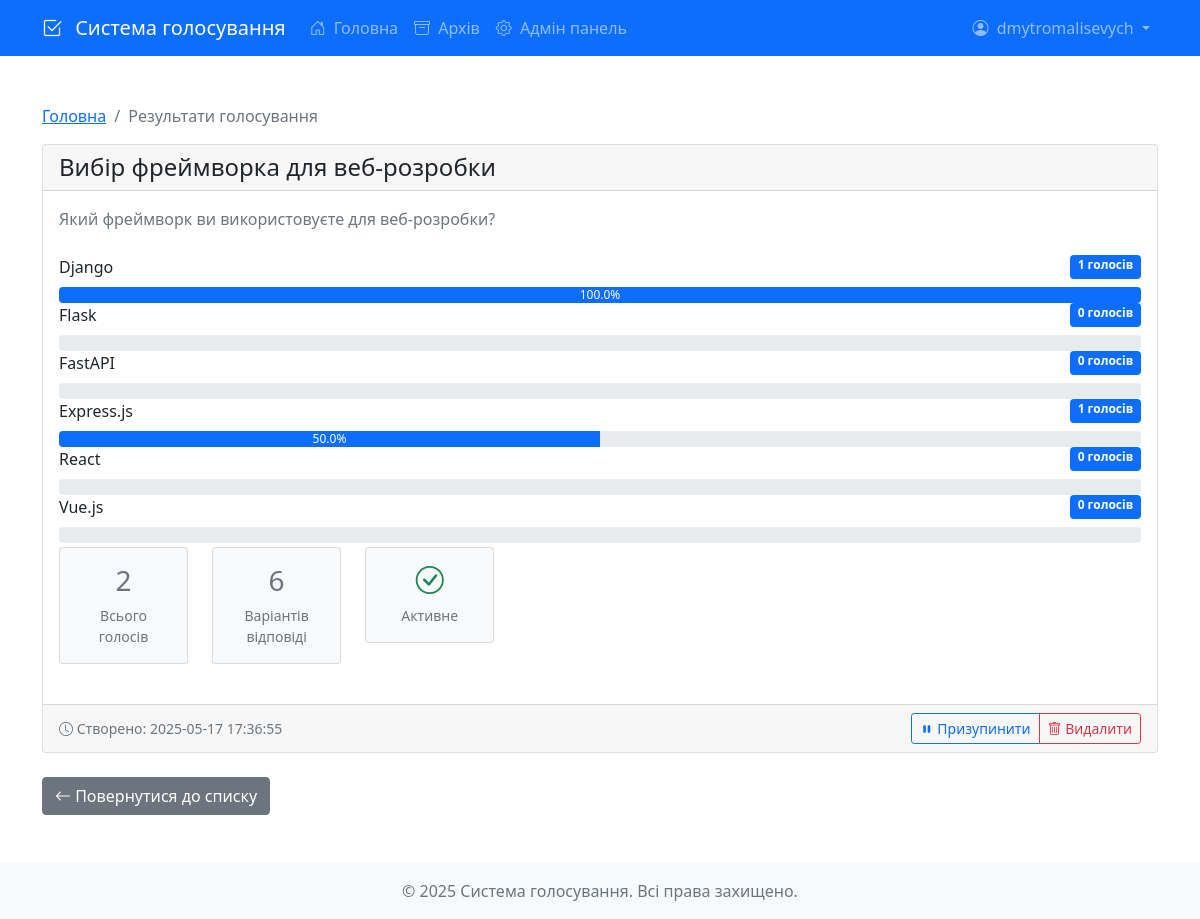
The app's page /poll/9/results (signed in) with its own data.
### src/database/models.py (models this page shows)
class User(Base):
    __tablename__ = "users"
    id = Column(Integer, primary_key=True, index=True)
    username = Column(String, unique=True, index=True)
    email = Column(String, unique=True, index=True)
    password_hash = Column(String)
    is_active = Column(Boolean, default=True)
    is_admin = Column(Boolean, default=False)
    created_at = Column(DateTime, default=datetime.utcnow)
    votes = relationship("Vote", back_populates="user")
    polls_created = relationship("Poll", back_populates="creator")

class Poll(Base):
    __tablename__ = "polls"
    id = Column(Integer, primary_key=True, index=True)
    title = Column(String, index=True)
    description = Column(String, nullable=True)
    created_at = Column(DateTime, default=datetime.utcnow)
    ends_at = Column(DateTime, nullable=True)
    is_active = Column(Boolean, default=True)
    created_by = Column(Integer, ForeignKey("users.id"))
    creator = relationship("User", back_populates="polls_created")
    options = relationship("PollOption", back_populates="poll", cascade="all, delete-orphan")
    votes = relationship("Vote", back_populates="poll")

class PollOption(Base):
    __tablename__ = "poll_options"
    id = Column(Integer, primary_key=True, index=True)
    poll_id = Column(Integer, ForeignKey("polls.id"))
    text = Column(String)
    votes_count = Column(Integer, default=0)
    poll = relationship("Poll", back_populates="options")
    votes = relationship("Vote", back_populates="option")

### src/main.py (the view)
@app.get("/poll/{poll_id}/results")
async def poll_results(request: Request, poll_id: int, db: Session = Depends(get_db)):
    try:
        poll = db.query(Poll).filter(Poll.id == poll_id).first()
        if not poll:
            raise HTTPException(status_code=404, detail="Голосування не знайдено")
        options_with_votes = []
        total_votes = 0
        for option in poll.options:
            votes_count = db.query(Vote).filter(Vote.option_id == option.id).count()
            total_votes += votes_count
            options_with_votes.append({
                "id": option.id,
                "text": option.text,
                "votes": votes_count,
                "percentage": round((votes_count / total_votes * 100) if total_votes > 0 else 0, 1)
            })
        return templates.TemplateResponse(
            "poll_results.html",
            {
                "request": request,
                "poll": poll,
                "options": options_with_votes,
                "total_votes": total_votes,
                "current_user": await get_current_user(request)
            }
        )
    except HTTPException:
        raise
    except Exception as e:
        logger.error(f"Error showing poll results: {str(e)}")
        raise HTTPException(status_code=500, detail=str(e))

### src/templates/poll_results.html (shortened to what this page needs)
{% extends "base.html" %}
{% block content %}
<div class="container mt-4">
    <nav aria-label="breadcrumb">
        <ol class="breadcrumb">
            <li class="breadcrumb-item"><a href="/">Головна</a></li>
            <li class="breadcrumb-item active">Результати голосування</li>
        </ol>
    </nav>
    <div class="card mb-4">
        <div class="card-header">
            <h4 class="mb-0">{{ poll.title }}</h4>
        </div>
        <div class="card-body">
            {% if poll.description %}
            <p class="text-muted mb-4">{{ poll.description }}</p>
            {% endif %}
            <div class="results-container">
                {% for option in options %}
                <div class="poll-result">
                    <div class="d-flex justify-content-between mb-2">
                        <span>{{ option.text }}</span>
                        <span class="badge bg-primary">{{ option.votes }} голосів</span>
                    </div>
                    <div class="progress">
                        <div class="progress-bar"
                             role="progressbar"
                             data-width="{{ '{:.1f}'.format(option.percentage) }}"
                             aria-valuenow="{{ '{:.1f}'.format(option.percentage) }}"
                             aria-valuemin="0"
                             aria-valuemax="100">
                            {{ '{:.1f}'.format(option.percentage) }}%
                        </div>
                    </div>
                </div>
                {% endfor %}
            </div>
            <div class="poll-stats">
                <div class="row g-4">
                    <div class="col-md-4">
                        <div class="card bg-light">
                            <div class="card-body text-center">
                                <h3>{{ total_votes }}</h3>
                                <p class="text-muted mb-0">Всього голосів</p>
                            </div>
                        </div>
                    </div>
                    <div class="col-md-4">
                        <div class="card bg-light">
                            <div class="card-body text-center">
                                <h3>{{ options|length }}</h3>
                                <p class="text-muted mb-0">Варіантів відповіді</p>
                            </div>
                        </div>
                    </div>
                    <div class="col-md-4">
                        <div class="card bg-light">
                            <div class="card-body text-center">
                                <h3>
                                    <i class="bi {% if poll.is_active %}bi-check-circle text-success{% else %}bi-x-circle text-danger{% endif %}"></i>
                                </h3>
                                <p class="text-muted mb-0">
                                    {% if poll.is_active %}Активне{% else %}Закрите{% endif %}
                                </p>
                            </div>
                        </div>
                    </div>
                </div>
            </div>
        </div>
        <div class="card-footer">
            <div class="d-flex justify-content-between align-items-center">
                <small class="text-muted">
                    <i class="bi bi-clock"></i>
                    Створено: {{ poll.created_at.strftime('%Y-%m-%d %H:%M:%S') }}
                </small>
                {% if current_user and current_user.is_admin %}
                <div class="btn-group">
                    <button class="btn btn-sm btn-outline-primary"
                            data-poll-id="{{ poll.id }}"
                            onclick="togglePollStatus(this)">
                        {% if poll.is_active %}
                        <i class="bi bi-pause-fill"></i> Призупинити
                        {% else %}
                        <i class="bi bi-play-fill"></i> Відновити
                        {% endif %}
                    </button>
                    <button class="btn btn-sm btn-outline-danger"
                            data-poll-id="{{ poll.id }}"
                            onclick="confirmDelete(this)">
                        <i class="bi bi-trash"></i> Видалити
                    </button>
                </div>
                {% endif %}
            </div>
        </div>
    </div>
    <div class="mb-4">
        <a href="/" class="btn btn-secondary">
            <i class="bi bi-arrow-left"></i> Повернутися до списку
        </a>
    </div>
</div>
{% endblock %}

### src/templates/base.html (shortened to what this page needs)
<!DOCTYPE html>
<html lang="uk">
<head>
    <link href="https://cdn.jsdelivr.net/npm/bootstrap@5.1.3/dist/css/bootstrap.min.css" rel="stylesheet">
    <link rel="stylesheet" href="https://cdn.jsdelivr.net/npm/bootstrap-icons@1.8.1/font/bootstrap-icons.css">
    <link rel="stylesheet" href="{{ url_for('static', path='styles.css') }}">
    <link href="{{ url_for('static', path='styles.css') }}" rel="stylesheet">
</head>
<body>
    <nav class="navbar navbar-expand-lg navbar-dark bg-primary">
        <div class="container">
            <a class="navbar-brand" href="/">
                <i class="bi bi-check2-square me-2"></i>
                Система голосування
            </a>
            <div class="collapse navbar-collapse" id="navbarNav">
                <ul class="navbar-nav me-auto">
                    <li class="nav-item">
                        <a class="nav-link" href="/">
                            <i class="bi bi-house-door me-1"></i>
                            Головна
                        </a>
                    </li>
                    <li class="nav-item">
                        <a class="nav-link" href="/archive">
                            <i class="bi bi-archive me-1"></i>
                            Архів
                        </a>
                    </li>
                    {% if current_user and current_user.is_admin %}
                    <li class="nav-item">
                        <a class="nav-link" href="/admin">
                            <i class="bi bi-gear me-1"></i>
                            Адмін панель
                        </a>
                    </li>
                    {% endif %}
                </ul>
                <div class="navbar-nav">
                    {% if current_user %}
                    <div class="nav-item dropdown">
                        <a class="nav-link dropdown-toggle" href="#" id="userDropdown" role="button" data-bs-toggle="dropdown">
                            <i class="bi bi-person-circle me-1"></i>
                            {{ current_user.username }}
                        </a>
                    </div>
                    {% endif %}
                </div>
            </div>
        </div>
    </nav>
    <main class="py-4">
        {% block content %}{% endblock %}
    </main>
    <footer class="footer mt-auto py-3 bg-light">
        <div class="container text-center">
            <span class="text-muted">© 2025 Система голосування. Всі права захищено.</span>
        </div>
    </footer>
    <div class="toast-container position-fixed bottom-0 end-0 p-3">
    </div>
</body>
</html>

### src/static/css/styles.css (style rules this page uses)
.card { margin-bottom: 1.5rem; }
.poll-stats { display: flex; align-items: center; gap: 1rem; color: #6c757d; font-size: 0.875rem; }
.poll-stats { font-size: 0.875rem; color: #6c757d; margin-top: 0.25rem; }

### records on screen
User: username "dmytromalisevych"
Poll: title "Вибір фреймворка для веб-розробки", description "Який фреймворк ви використовуєте для веб-розробки?", created_at "2025-05-17 17:36:55"
PollOption: text "Django", votes "1", percentage "100.0"
PollOption: text "Flask", votes "0"
PollOption: text "FastAPI", votes "0"
PollOption: text "Express.js", votes "1", percentage "50.0"
PollOption: text "React", votes "0"
PollOption: text "Vue.js", votes "0"

### other values on screen
{{ total_votes }} "2"
{{ options|length }} "6"
